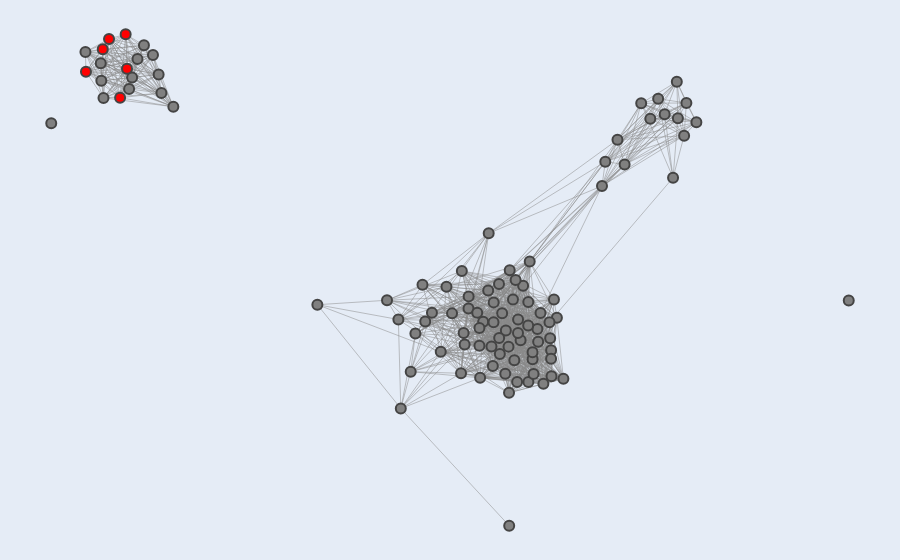

Here is the notebook cell this chart was saved with:
### Markdown cell above
## Figure D

### Code cell
# nodes to be highlighted in red
highlight_nodes = ['csr-1', 'hrde-1', 'pgl-3', 'rme-2', 'wago-4', 'wago-1']

G, pos, partition = load_graph_positions_and_clusters()

# sorting nodes to ensure highlighted nodes are processed last and rendered on top
sorted_nodes = sorted(G.nodes(), key=lambda node: node in highlight_nodes)

# generate hover texts and colors for each node
hover_texts = []
node_colors = []
for node in sorted_nodes:
    community_id = partition[node]
    neighbors = list(G.neighbors(node))
    sorted_neighbors = sorted(neighbors)[:10]
    neighbors_str = ", ".join(sorted_neighbors)
    hover_text = f"Gene: {node}<br>Cluster ID: {community_id}<br>Top Neighbors: {neighbors_str}"
    hover_texts.append(hover_text)
    node_colors.append('red' if node in highlight_nodes else 'gray')

# prepare data for edges
edge_x = []
edge_y = []
for edge in G.edges():
    x0, y0 = pos[edge[0]]
    x1, y1 = pos[edge[1]]
    edge_x.extend([x0, x1, None])
    edge_y.extend([y0, y1, None])

# create traces for edges and nodes
edge_trace = go.Scatter(x=edge_x, y=edge_y, 
                        line=dict(width=0.5, 
                                  color='#888'), 
                        hoverinfo='none', 
                        mode='lines')
node_trace = go.Scatter(x=[pos[node][0] for node in sorted_nodes], 
                        y=[pos[node][1] for node in sorted_nodes], 
                        mode='markers', hoverinfo='text',
                        marker=dict(showscale=False, size=10, color=node_colors, line_width=2),
                        text=hover_texts)

# create figure
fig = go.Figure(data=[edge_trace, node_trace], 
                layout=go.Layout(
                    showlegend=False,
                    hovermode='closest',
                    margin=dict(b=0, l=0, r=0, t=0),
                    xaxis=dict(showgrid=False, zeroline=False, showticklabels=False),
                    yaxis=dict(showgrid=False, zeroline=False, showticklabels=False)))

# display figure
plotly.offline.plot(fig, image_filename='r100_known_RNA_regulators_clustering', image='svg') # saves in ~/Downloads and opens in browser.
fig.show()

### Figure 1 — Plotly figure (JSON) as saved in the notebook; plotly's stock layout.template omitted (floating-point values rounded to 4 significant figures; data arrays with more than 128 entries replaced by an {"elided": "..."} marker saying what was removed)
{"data": [{"hoverinfo": "none", "line": {"color": "#888", "width": 0.5}, "mode": "lines", "type": "scatter", "x": {"elided": "3855 float values"}, "y": {"elided": "3855 float values"}}, {"hoverinfo": "text", "marker": {"color": ["gray", "gray", "gray", "gray", "gray", "gray", "gray", "gray", "gray", "gray", "gray", "gray", "gray", "gray", "gray", "gray", "gray", "gray", "gray", "gray", "gray", "gray", "gray", "gray", "gray", "gray", "gray", "gray", "gray", "gray", "gray", "gray", "gray", "gray", "gray", "gray", "gray", "gray", "gray", "gray", "gray", "gray", "gray", "gray", "gray", "gray", "gray", "gray", "gray", "gray", "gray", "gray", "gray", "gray", "gray", "gray", "gray", "gray", "gray", "gray", "gray", "gray", "gray", "gray", "gray", "gray", "gray", "gray", "gray", "gray", "gray", "gray", "gray", "gray", "gray", "gray", "gray", "gray", "gray", "gray", "gray", "gray", "gray", "gray", "gray", "gray", "gray", "gray", "gray", "gray", "gray", "gray", "gray", "gray", "red", "red", "red", "red", "red", "red"], "line": {"width": 2}, "showscale": false, "size": 10}, "mode": "markers", "text": ["Gene: C55C3.3<br>Cluster ID: 0<br>Top Neighbors: C09G5.7, R06C1.4, W09B7.2, ZK973.8, clp-6, dyf-3, lido-18, mif-2, spch-1, spe-41", "Gene: timm-17B.2<br>Cluster ID: 0<br>Top Neighbors: C04G6.6, C08F11.7, C18D4.6, C30G12.1, C38D9.2, C46G7.5, F09C8.2, F15D4.5, F40D4.13, F41G4.7", "Gene: Y20F4.4<br>Cluster ID: 0<br>Top Neighbors: C04G6.6, C08F11.7, C18D4.6, C46G7.5, E02H9.3, F09C8.2, K09H9.7, R06C1.4, T16G12.4, T16G12.8", "Gene: C08F11.7<br>Cluster ID: 0<br>Top Neighbors: C04G6.6, C18D4.6, C38C3.3, C38D9.2, C46G7.5, F09C8.2, F15D4.5, F40D4.13, F41G4.7, F55B11.6", "Gene: E01G4.5<br>Cluster ID: 1<br>Top Neighbors: F39E9.7, F39F10.4, F55C9.3, H09G03.1, K02E2.6, W04B5.1, W04B5.2, W05H12.2, Y105C5A.14, Y17D7B.4", "Gene: ZK402.3<br>Cluster ID: 1<br>Top Neighbors: E01G4.5, F39E9.7, F39F10.4, F55C9.3, H09G03.1, K02E2.6, W04B5.1, W04B5.2, W05H12.2, Y105C5A.14", "Gene: C09G5.7<br>Cluster ID: 0<br>Top Neighbors: C04G6.6, C30G12.1, C38C3.3, C55C3.3, Y57G7A.5, ZK795.2, ZK973.8, clp-6, elf-1, gpx-8", "Gene: C18D4.6<br>Cluster ID: 0<br>Top Neighbors: C04G6.6, C08F11.7, C38C3.3, C38D9.2, C46G7.5, E02H9.3, F09C8.2, F15D4.5, F40D4.13, F55B11.6", "Gene: R06C1.4<br>Cluster ID: 0<br>Top Neighbors: C04G6.6, C08F11.7, C18D4.6, C38C3.3, C38D9.2, C46G7.5, C55C3.3, E02H9.3, F09C8.2, F15D4.5", "Gene: C38D9.2<br>Cluster ID: 0<br>Top Neighbors: C04G6.6, C08F11.7, C18D4.6, F15D4.5, F40D4.13, F41G4.7, F55B11.6, F58H7.5, K05C4.9, K09H9.7", "Gene: F15D4.5<br>Cluster ID: 0<br>Top Neighbors: C04G6.6, C08F11.7, C18D4.6, C38D9.2, F40D4.13, F41G4.7, F55B11.6, F58H7.5, K09H9.7, R03H10.6", "Gene: Y57G11C.51<br>Cluster ID: 0<br>Top Neighbors: C46G7.5, E01G4.5, F39F10.4, R06C1.4, W05F2.4, W05H12.2, W09B7.2, Y20F4.4, ZK973.8, mif-2", "Gene: pan-1<br>Cluster ID: 0<br>Top Neighbors: C04G6.6, C08F11.7, C30G12.1, C46G7.5, F09C8.2, F55B11.6, K05C4.9, K09H9.7, T02G5.4, T11F9.10", "Gene: hil-4<br>Cluster ID: 2<br>Top Neighbors: cdk-1, cey-2, cpg-1, csr-1, hrde-1, hsp-1, hsp-90, klp-15, klp-7, mcm-7", "Gene: cdk-1<br>Cluster ID: 2<br>Top Neighbors: cey-2, cpg-1, csr-1, hil-4, hrde-1, hsp-1, hsp-90, klp-15, klp-7, mcm-7", "Gene: T16G12.4<br>Cluster ID: 0<br>Top Neighbors: C04G6.6, C08F11.7, C18D4.6, C38D9.2, C46G7.5, E02H9.3, F15D4.5, F41G4.7, F55B11.6, F58H7.5", "Gene: fbxb-97<br>Cluster ID: 0<br>Top Neighbors: C04G6.6, C08F11.7, C18D4.6, C30G12.1, C38C3.3, C38D9.2, C46G7.5, F09C8.2, F15D4.5, F40D4.13", "Gene: F39F10.4<br>Cluster ID: 1<br>Top Neighbors: E01G4.5, F09C8.2, F39E9.7, F55C9.3, H09G03.1, W04B5.1, W04B5.2, W05H12.2, Y105C5A.14, Y17D7B.4", "Gene: K09H9.7<br>Cluster ID: 0<br>Top Neighbors: C04G6.6, C08F11.7, C18D4.6, C30G12.1, C38C3.3, C38D9.2, C46G7.5, F09C8.2, F15D4.5, F40D4.13", "Gene: tbb-2<br>Cluster ID: 2<br>Top Neighbors: cdk-1, cey-2, cpg-1, csr-1, hil-4, hrde-1, hsp-1, hsp-90, klp-15, klp-7", "Gene: saeg-1<br>Cluster ID: 0<br>Top Neighbors: C04G6.6, C08F11.7, C18D4.6, C38D9.2, F09C8.2, F15D4.5, F41G4.7, F55B11.6, F58H7.5, K05C4.9", "Gene: W04B5.1<br>Cluster ID: 1<br>Top Neighbors: E01G4.5, F39E9.7, F39F10.4, F55C9.3, H09G03.1, K02E2.6, W04B5.2, W05H12.2, Y105C5A.14, Y17D7B.4", "Gene: spe-41<br>Cluster ID: 0<br>Top Neighbors: C04G6.6, C08F11.7, C09G5.7, C18D4.6, C38C3.3, C38D9.2, C55C3.3, F55B11.6, F58H7.5, K09H9.7", "Gene: mif-2<br>Cluster ID: 0<br>Top Neighbors: C18D4.6, C46G7.5, C55C3.3, E02H9.3, R06C1.4, T03D3.5, T16G12.4, W05F2.4, Y20F4.4, Y57G11C.51", "Gene: ZK973.8<br>Cluster ID: 0<br>Top Neighbors: C09G5.7, C30G12.1, C38C3.3, C55C3.3, F09C8.2, Y57G11C.51, Y57G7A.5, ZK795.2, bath-13, clp-6", "Gene: scrm-4<br>Cluster ID: 0<br>Top Neighbors: C04G6.6, C08F11.7, C18D4.6, C38D9.2, F15D4.5, F40D4.13, F55B11.6, F58H7.5, K09H9.7, R06C1.4", "Gene: F39E9.7<br>Cluster ID: 1<br>Top Neighbors: E01G4.5, F39F10.4, F55C9.3, H09G03.1, K02E2.6, W04B5.1, W04B5.2, W05H12.2, Y105C5A.14, Y17D7B.4", "Gene: K02E2.6<br>Cluster ID: 1<br>Top Neighbors: E01G4.5, F39E9.7, F55C9.3, H09G03.1, W04B5.1, W04B5.2, W05H12.2, Y105C5A.14, Y17D7B.4, Y37E11B.2", "Gene: mcm-7<br>Cluster ID: 2<br>Top Neighbors: cdk-1, cey-2, cpg-1, csr-1, hil-4, hrde-1, hsp-1, hsp-90, klp-15, klp-7", "Gene: sea-2<br>Cluster ID: 0<br>Top Neighbors: C18D4.6, C46G7.5, E02H9.3, F09C8.2, R06C1.4, T16G12.4, W05F2.4, W09B7.1, W09B7.2, Y20F4.4", "Gene: W04B5.2<br>Cluster ID: 1<br>Top Neighbors: E01G4.5, F39E9.7, F39F10.4, F55C9.3, H09G03.1, K02E2.6, W04B5.1, W05H12.2, Y105C5A.14, Y17D7B.4", "Gene: klp-7<br>Cluster ID: 2<br>Top Neighbors: cdk-1, cey-2, csr-1, hil-4, hrde-1, hsp-1, hsp-90, klp-15, mcm-7, par-5", "Gene: rnh-1.3<br>Cluster ID: 0<br>Top Neighbors: C04G6.6, C08F11.7, C18D4.6, C38D9.2, C46G7.5, F15D4.5, F40D4.13, F41G4.7, F55B11.6, F58H7.5", "Gene: fbxa-192<br>Cluster ID: 0<br>Top Neighbors: C04G6.6, C08F11.7, C18D4.6, F09C8.2, F58H7.5, K09H9.7, R06C1.4, T02G5.4, T03D3.5, T16G12.4", "Gene: bath-45<br>Cluster ID: 0<br>Top Neighbors: C04G6.6, C08F11.7, C18D4.6, C30G12.1, C38D9.2, F15D4.5, F40D4.13, F41G4.7, F55B11.6, F58H7.5", "Gene: ZK795.2<br>Cluster ID: 0<br>Top Neighbors: C04G6.6, C09G5.7, C38C3.3, F09C8.2, R03H10.6, T20F7.1, Y57G7A.5, ZK909.3, ZK973.8, clp-6", "Gene: par-5<br>Cluster ID: 2<br>Top Neighbors: cdk-1, cey-2, cpg-1, csr-1, hil-4, hrde-1, hsp-1, hsp-90, klp-15, klp-7", "Gene: hsp-90<br>Cluster ID: 2<br>Top Neighbors: cdk-1, cey-2, cpg-1, csr-1, hil-4, hrde-1, hsp-1, klp-15, klp-7, mcm-7", "Gene: gly-13<br>Cluster ID: 0<br>Top Neighbors: C04G6.6, C08F11.7, C18D4.6, C30G12.1, C38C3.3, C46G7.5, F09C8.2, F40D4.13, F55B11.6, K05C4.9", "Gene: klp-15<br>Cluster ID: 2<br>Top Neighbors: cdk-1, cey-2, cpg-1, csr-1, hil-4, hrde-1, hsp-1, hsp-90, klp-7, mcm-7", "Gene: cey-2<br>Cluster ID: 2<br>Top Neighbors: cdk-1, cpg-1, csr-1, hil-4, hrde-1, hsp-1, hsp-90, klp-15, klp-7, mcm-7", "Gene: C46G7.5<br>Cluster ID: 0<br>Top Neighbors: C04G6.6, C08F11.7, C18D4.6, E02H9.3, F09C8.2, F40D4.13, F55B11.6, K05C4.9, K09H9.7, R03H10.6", "Gene: bath-13<br>Cluster ID: 0<br>Top Neighbors: C04G6.6, C08F11.7, C18D4.6, C30G12.1, C38C3.3, C38D9.2, C46G7.5, F09C8.2, F15D4.5, F40D4.13", "Gene: citk-1<br>Cluster ID: 0<br>Top Neighbors: C04G6.6, C18D4.6, C30G12.1, C46G7.5, E02H9.3, F09C8.2, K09H9.7, R03H10.6, R06C1.4, T03D3.5", "Gene: T03D3.5<br>Cluster ID: 0<br>Top Neighbors: C18D4.6, C30G12.1, C38C3.3, E02H9.3, F09C8.2, K05C4.9, K09H9.7, T16G12.4, T20F7.1, bath-13", "Gene: E02H9.3<br>Cluster ID: 0<br>Top Neighbors: C18D4.6, C46G7.5, R06C1.4, T03D3.5, T16G12.4, W05F2.4, W09B7.2, Y20F4.4, citk-1, dyf-3", "Gene: ZK909.3<br>Cluster ID: 0<br>Top Neighbors: C08F11.7, C18D4.6, C30G12.1, C38C3.3, E01G4.5, F09C8.2, F39F10.4, K05C4.9, K09H9.7, T16G12.8", "Gene: H09G03.1<br>Cluster ID: 1<br>Top Neighbors: E01G4.5, F39E9.7, F39F10.4, F55C9.3, K02E2.6, W04B5.1, W04B5.2, W05H12.2, Y105C5A.14, Y17D7B.4", "Gene: Y47H10A.5<br>Cluster ID: 1<br>Top Neighbors: H09G03.1, W04B5.1, W04B5.2, Y17D7B.4, ZK402.3, his-24", "Gene: C38C3.3<br>Cluster ID: 0<br>Top Neighbors: C04G6.6, C08F11.7, C09G5.7, C18D4.6, F09C8.2, K09H9.7, R06C1.4, T03D3.5, T16G12.8, T20F7.1", "Gene: F58H7.5<br>Cluster ID: 0<br>Top Neighbors: C04G6.6, C08F11.7, C38D9.2, F15D4.5, F40D4.13, F41G4.7, F55B11.6, K05C4.9, K09H9.7, T02G5.4", "Gene: F40D4.13<br>Cluster ID: 0<br>Top Neighbors: C04G6.6, C08F11.7, C18D4.6, C30G12.1, C38D9.2, C46G7.5, F15D4.5, F41G4.7, F55B11.6, F58H7.5", "Gene: elf-1<br>Cluster ID: 0<br>Top Neighbors: C04G6.6, C09G5.7, C30G12.1, C38C3.3, C46G7.5, F09C8.2, F39F10.4, F40D4.13, F55B11.6, K05C4.9", "Gene: vet-6<br>Cluster ID: 0<br>Top Neighbors: C18D4.6, C30G12.1, C38C3.3, F09C8.2, F39F10.4, K05C4.9, K09H9.7, T03D3.5, T11F9.10, T16G12.8", "Gene: pyk-1<br>Cluster ID: 3<br>Top Neighbors: ", "Gene: lin-15B<br>Cluster ID: 0<br>Top Neighbors: C04G6.6, C18D4.6, C30G12.1, C46G7.5, F09C8.2, F40D4.13, K05C4.9, K09H9.7, R03H10.6, T03D3.5", "Gene: clp-6<br>Cluster ID: 0<br>Top Neighbors: C04G6.6, C09G5.7, C18D4.6, C38C3.3, C55C3.3, F09C8.2, F40D4.13, K05C4.9, K09H9.7, R06C1.4", "Gene: T02G5.4<br>Cluster ID: 0<br>Top Neighbors: C04G6.6, C08F11.7, C18D4.6, C30G12.1, C38D9.2, C46G7.5, F09C8.2, F15D4.5, F40D4.13, F41G4.7", "Gene: hsp-1<br>Cluster ID: 2<br>Top Neighbors: cdk-1, cey-2, cpg-1, csr-1, hil-4, hrde-1, hsp-90, klp-15, klp-7, mcm-7", "Gene: ceh-20<br>Cluster ID: 0<br>Top Neighbors: C04G6.6, C08F11.7, C18D4.6, C30G12.1, C38C3.3, C38D9.2, C46G7.5, F09C8.2, F40D4.13, F41G4.7", "Gene: T11F9.10<br>Cluster ID: 0<br>Top Neighbors: C04G6.6, C08F11.7, C38D9.2, C46G7.5, F09C8.2, F15D4.5, F40D4.13, F41G4.7, F55B11.6, F58H7.5", "Gene: lido-18<br>Cluster ID: 0<br>Top Neighbors: C04G6.6, C08F11.7, C09G5.7, C18D4.6, C38C3.3, C38D9.2, C55C3.3, F15D4.5, F40D4.13, F41G4.7", "Gene: Y17D7B.4<br>Cluster ID: 1<br>Top Neighbors: E01G4.5, F39E9.7, F39F10.4, F55C9.3, H09G03.1, K02E2.6, W04B5.1, W04B5.2, W05H12.2, Y105C5A.14", "Gene: C04G6.6<br>Cluster ID: 0<br>Top Neighbors: C08F11.7, C09G5.7, C18D4.6, C38C3.3, C38D9.2, C46G7.5, F09C8.2, F15D4.5, F40D4.13, F41G4.7", "Gene: C30G12.1<br>Cluster ID: 0<br>Top Neighbors: C09G5.7, F09C8.2, F40D4.13, F55B11.6, K05C4.9, K09H9.7, R03H10.6, T02G5.4, T03D3.5, T16G12.8", "Gene: cpg-1<br>Cluster ID: 2<br>Top Neighbors: cdk-1, cey-2, hil-4, hrde-1, hsp-1, hsp-90, klp-15, mcm-7, par-5, pgl-3", "Gene: T16G12.8<br>Cluster ID: 0<br>Top Neighbors: C04G6.6, C18D4.6, C30G12.1, C38C3.3, C38D9.2, F09C8.2, F15D4.5, F40D4.13, F55B11.6, F58H7.5", "Gene: Y57G7A.5<br>Cluster ID: 0<br>Top Neighbors: C04G6.6, C08F11.7, C09G5.7, C38C3.3, K09H9.7, R03H10.6, T20F7.1, ZK795.2, ZK909.3, ZK973.8", "Gene: K05C4.9<br>Cluster ID: 0<br>Top Neighbors: C30G12.1, C38D9.2, C46G7.5, F09C8.2, F40D4.13, F41G4.7, F58H7.5, K09H9.7, T03D3.5, T11F9.10", "Gene: F09C8.2<br>Cluster ID: 0<br>Top Neighbors: C04G6.6, C08F11.7, C18D4.6, C30G12.1, C38C3.3, C46G7.5, F39F10.4, F55B11.6, K05C4.9, K09H9.7", "Gene: Y48G1BM.6<br>Cluster ID: 0<br>Top Neighbors: C04G6.6, C08F11.7, C18D4.6, C38D9.2, F15D4.5, F40D4.13, F41G4.7, F55B11.6, F58H7.5, K09H9.7", "Gene: fkb-8<br>Cluster ID: 0<br>Top Neighbors: C30G12.1, C38D9.2, F15D4.5, F40D4.13, F41G4.7, F58H7.5, K05C4.9, K09H9.7, T11F9.10, T16G12.8", "Gene: tba-2<br>Cluster ID: 2<br>Top Neighbors: cdk-1, cey-2, cpg-1, csr-1, hil-4, hrde-1, hsp-1, hsp-90, klp-15, klp-7", "Gene: dyf-3<br>Cluster ID: 0<br>Top Neighbors: C55C3.3, E02H9.3, W09B7.2, mif-2", "Gene: Y105C5A.14<br>Cluster ID: 1<br>Top Neighbors: E01G4.5, F09C8.2, F39E9.7, F39F10.4, F55C9.3, H09G03.1, K02E2.6, W04B5.1, W04B5.2, W05H12.2", "Gene: F55B11.6<br>Cluster ID: 0<br>Top Neighbors: C04G6.6, C08F11.7, C18D4.6, C30G12.1, C38D9.2, C46G7.5, F09C8.2, F15D4.5, F40D4.13, F41G4.7", "Gene: Y37E11B.2<br>Cluster ID: 1<br>Top Neighbors: E01G4.5, F39E9.7, F39F10.4, F55C9.3, H09G03.1, K02E2.6, W04B5.1, W04B5.2, W05H12.2, Y105C5A.14", "Gene: T20F7.1<br>Cluster ID: 0<br>Top Neighbors: C04G6.6, C08F11.7, C18D4.6, C30G12.1, C38C3.3, C46G7.5, F09C8.2, F40D4.13, F55B11.6, K09H9.7", "Gene: gpx-8<br>Cluster ID: 0<br>Top Neighbors: C04G6.6, C08F11.7, C09G5.7, C18D4.6, C30G12.1, C38C3.3, C38D9.2, C46G7.5, F09C8.2, F15D4.5", "Gene: his-24<br>Cluster ID: 0<br>Top Neighbors: C30G12.1, C38D9.2, F15D4.5, F40D4.13, F41G4.7, F58H7.5, K05C4.9, K09H9.7, R06C1.4, T02G5.4", "Gene: qdpr-1<br>Cluster ID: 0<br>Top Neighbors: C04G6.6, C30G12.1, C38C3.3, F09C8.2, K09H9.7, R06C1.4, T02G5.4, T16G12.8, T20F7.1, W05H12.2", "Gene: W05F2.4<br>Cluster ID: 0<br>Top Neighbors: C18D4.6, C38C3.3, C46G7.5, E02H9.3, F09C8.2, K09H9.7, R06C1.4, T20F7.1, W09B7.2, Y20F4.4", "Gene: R03H10.6<br>Cluster ID: 0<br>Top Neighbors: C04G6.6, C08F11.7, C18D4.6, C30G12.1, C38D9.2, C46G7.5, F15D4.5, F40D4.13, F55B11.6, K09H9.7", "Gene: W09B7.2<br>Cluster ID: 0<br>Top Neighbors: C04G6.6, C08F11.7, C18D4.6, C46G7.5, C55C3.3, E02H9.3, F15D4.5, F41G4.7, F55B11.6, K09H9.7", "Gene: R03D7.2<br>Cluster ID: 4<br>Top Neighbors: ", "Gene: saeg-2<br>Cluster ID: 0<br>Top Neighbors: C04G6.6, C08F11.7, C38D9.2, C46G7.5, F15D4.5, F40D4.13, F41G4.7, F55B11.6, F58H7.5, K05C4.9", "Gene: pdfr-1<br>Cluster ID: 0<br>Top Neighbors: C04G6.6, C08F11.7, C18D4.6, C46G7.5, F09C8.2, F40D4.13, F55B11.6, K05C4.9, K09H9.7, T02G5.4", "Gene: glit-1<br>Cluster ID: 0<br>Top Neighbors: C04G6.6, C08F11.7, C18D4.6, C30G12.1, C38D9.2, C46G7.5, F09C8.2, F39F10.4, F40D4.13, F41G4.7", "Gene: W05H12.2<br>Cluster ID: 1<br>Top Neighbors: E01G4.5, F09C8.2, F39E9.7, F39F10.4, F55C9.3, H09G03.1, K02E2.6, W04B5.1, W04B5.2, Y105C5A.14", "Gene: F41G4.7<br>Cluster ID: 0<br>Top Neighbors: C04G6.6, C08F11.7, C38D9.2, F15D4.5, F40D4.13, F55B11.6, F58H7.5, K05C4.9, K09H9.7, T02G5.4", "Gene: Y53F4B.5<br>Cluster ID: 0<br>Top Neighbors: C04G6.6, C30G12.1, C38D9.2, F15D4.5, F40D4.13, F41G4.7, F55B11.6, F58H7.5, K05C4.9, K09H9.7", "Gene: F55C9.3<br>Cluster ID: 1<br>Top Neighbors: E01G4.5, F39E9.7, F39F10.4, H09G03.1, K02E2.6, W04B5.1, W04B5.2, W05H12.2, Y105C5A.14, Y17D7B.4", "Gene: spch-1<br>Cluster ID: 0<br>Top Neighbors: C55C3.3", "Gene: W09B7.1<br>Cluster ID: 0<br>Top Neighbors: C04G6.6, C08F11.7, C38D9.2, C46G7.5, F09C8.2, F15D4.5, F40D4.13, F41G4.7, F55B11.6, F58H7.5", "Gene: hrde-1<br>Cluster ID: 2<br>Top Neighbors: cdk-1, cey-2, cpg-1, csr-1, hil-4, hsp-1, hsp-90, klp-15, klp-7, mcm-7", "Gene: csr-1<br>Cluster ID: 2<br>Top Neighbors: cdk-1, cey-2, hil-4, hrde-1, hsp-1, hsp-90, klp-15, klp-7, mcm-7, par-5", "Gene: rme-2<br>Cluster ID: 2<br>Top Neighbors: cdk-1, cey-2, cpg-1, csr-1, hil-4, hrde-1, hsp-1, hsp-90, klp-15, klp-7", "Gene: wago-1<br>Cluster ID: 2<br>Top Neighbors: cdk-1, cey-2, cpg-1, csr-1, hil-4, hrde-1, hsp-1, hsp-90, klp-15, klp-7", "Gene: pgl-3<br>Cluster ID: 2<br>Top Neighbors: cdk-1, cey-2, cpg-1, csr-1, hil-4, hrde-1, hsp-1, hsp-90, klp-15, klp-7", "Gene: wago-4<br>Cluster ID: 2<br>Top Neighbors: cdk-1, cey-2, cpg-1, csr-1, hil-4, hrde-1, hsp-1, hsp-90, klp-15, klp-7"], "type": "scatter", "x": [-0.12, 0.2216, 0.04917, 0.1276, 0.4217, 0.5234, -0.09526, 0.08592, 0.03707, 0.199, 0.2119, 0.09971, 0.07652, -0.7256, -0.7186, 0.07652, 0.1795, 0.383, 0.1426, -0.8635, 0.173, 0.481, 0.03051, -0.1261, -0.0836, 0.2534, 0.619, 0.5701, -0.7919, -0.06582, 0.5728, -0.6888, 0.1411, 0.1604, 0.2558, -0.04222, -0.7784, -0.9086, 0.1987, -0.7397, -0.7623, 0.07107, 0.1259, 0.04964, 0.03254, -0.1546, 0.2023, 0.5397, 0.5607, 0.00805, 0.2365, 0.2094, 0.09846, 0.1858, 1, 0.1255, 0.03956, 0.2234, -0.8689, 0.1732, 0.2094, 0.07828, 0.5884, 0.1067, 0.1118, -0.8703, 0.1984, -0.05899, 0.2703, 0.1671, 0.2557, 0.1505, -0.7994, -0.3287, 0.4396, 0.1638, 0.594, 0.1122, 0.1493, 0.2517, 0.1523, -0.005873, 0.1334, -0.02014, -0.9941, 0.1708, 0.2629, 0.2293, 0.3913, 0.2568, 0.2865, 0.5038, 0.151, 0.1101, -0.8496, -0.8653, -0.9073, -0.8219, -0.8047, -0.808], "y": [-0.4533, -0.2191, -0.1581, -0.2927, 0.3395, 0.4603, -0.3447, -0.1973, -0.2306, -0.375, -0.3516, 0.06346, -0.216, 0.5319, 0.4771, -0.2684, -0.2517, 0.2032, -0.2233, 0.4628, -0.2303, 0.4469, -0.3496, -0.1908, -0.2324, -0.2459, 0.3909, 0.5107, 0.5233, -0.08864, 0.403, 0.4368, -0.3507, -0.1317, -0.2812, -0.171, 0.5778, 0.5984, -0.1393, 0.5894, 0.6179, -0.1711, -0.2455, -0.1226, -0.04777, -0.134, -0.01975, 0.4146, 0.2273, -0.1727, -0.3803, -0.3083, -0.1051, -0.09146, -0.135, -0.0864, -0.2644, -0.2565, 0.5131, -0.1908, -0.2877, -0.3629, 0.3514, -0.2702, -0.1988, 0.5652, -0.2084, -0.1964, -0.1859, -0.07425, -0.3065, -0.407, 0.4891, -0.1472, 0.2666, -0.3111, 0.4479, -0.1403, -0.2708, -0.1987, -0.04522, -0.09453, -0.1725, -0.2861, 0.3879, -0.375, -0.1317, -0.1718, 0.2746, -0.358, -0.3657, 0.4014, -0.7992, -0.3278, 0.6369, 0.6066, 0.54, 0.4632, 0.5489, 0.6506]}], "layout": {"hovermode": "closest", "margin": {"b": 0, "l": 0, "r": 0, "t": 0}, "showlegend": false, "xaxis": {"showgrid": false, "showticklabels": false, "zeroline": false}, "yaxis": {"showgrid": false, "showticklabels": false, "zeroline": false}}}
